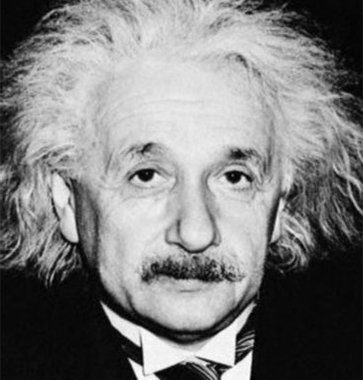
#> input picture Übung 7/einstein.png, 363 x 380 px
$ python aufgabenblatt-7_aufgabe-5.py   (older library calls are emulated)
#> lines starting #> are read from the running program, lines starting #| are printed output that depends on the picture
# -*- coding: utf-8 -*-
"""
Aufgabenblatt 7, Aufgabe 5
"""

import numpy as np
from skimage.io import imread
import skimage.filters, skimage.segmentation
import matplotlib.pyplot as plt

#1.
einstein = imread("./einstein.png")
#> einstein is the input picture: shape (380, 363); min 0, max 255, mean 125.7
einsteinGauss = skimage.filters.gaussian(einstein, sigma=8)
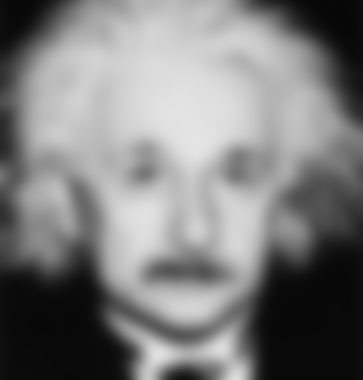
#> einsteinGauss: shape (380, 363) float64; min 0.0292, max 0.895, mean 0.493

plt.figure(1)
plt.imshow(einstein, cmap="Greys_r")
plt.figure(2)
plt.imshow(einsteinGauss, cmap="Greys_r")

"""
Bis zu einen Sigma von 8 bis 10 kann man Einstein noch erkennen.
Erkennbar sind noch Augen und Augenbrauen, Nase und Bart.
Verloren gingen sämtliche Falten, Mund, Ohren und einzelne Details der Haare.
"""

#2.
ballon = imread("./ballon.png")
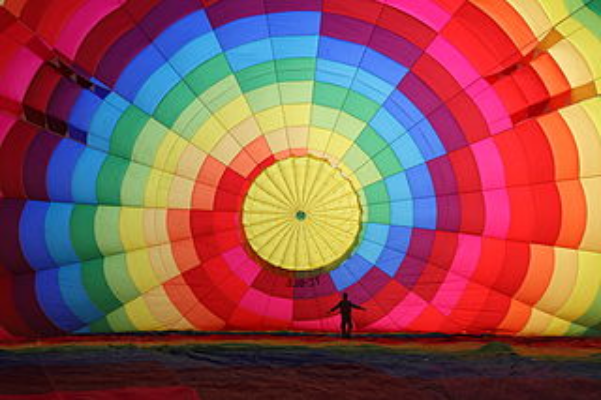
#> input picture Übung 7/ballon.png, 601 x 400 px
#> ballon is the input picture: shape (400, 601, 3); mean R, G, B 141.8, 85.2, 82.9
ballonGauss = skimage.filters.gaussian(ballon, sigma=20, multichannel=True)
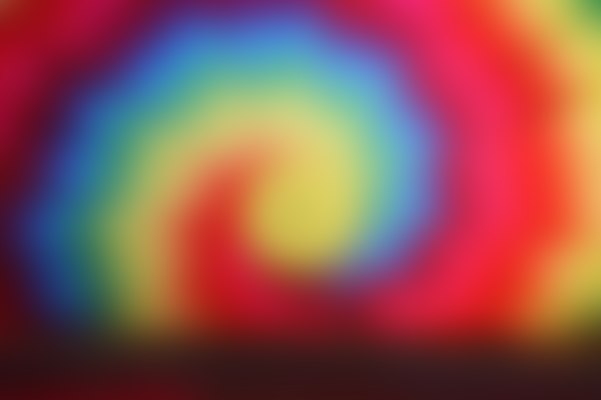
#> ballonGauss: shape (400, 601, 3) float64; mean R, G, B 0.557, 0.334, 0.324

plt.figure(3)
plt.imshow(ballon)
plt.figure(4)
plt.imshow(ballonGauss)

"""
Beim ungefilterten Bild erkennt man die Kanten zwischen den farbigen Flächen,
sowie einen bunten, aber sehr dunklen Boden und eine Person, welche vor dem Ballon steht.
Nach angewendeten Filter ist die Person nicht mehr zu erkennen und der Boden nur noch
eine dunkle homogene Fläche. Der Ballon selbst sieht nun wie eine durchgehende
Farbspirale ohne harte Kanten und einzelnen Flächen aus.
"""

#3.
gletscher = imread("./gletscher.png")
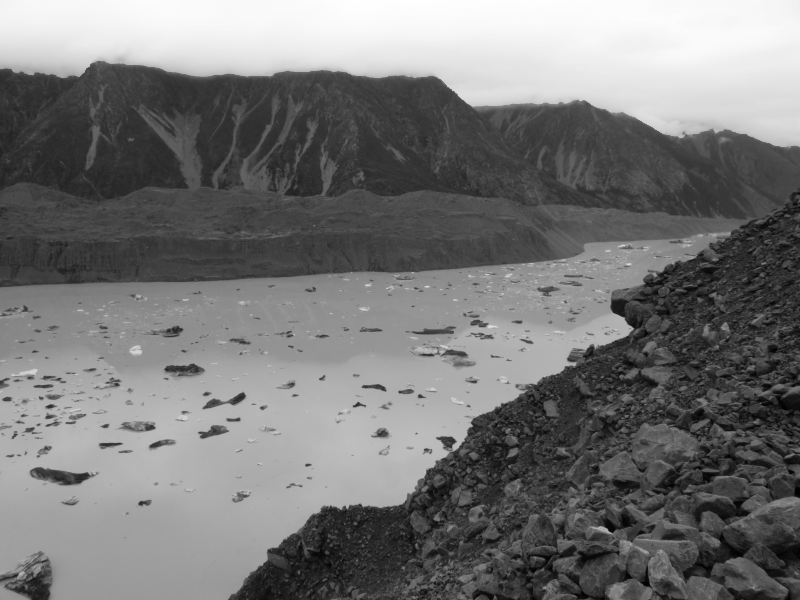
#> input picture Übung 7/gletscher.png, 800 x 600 px
#> gletscher is the input picture: shape (600, 800); min 0, max 255, mean 118.7
gletscherSliced = np.zeros_like(gletscher)
gletscherSliced[gletscher > 120] = 128
gletscherSliced[gletscher > 190] = 255

plt.figure(5)
plt.imshow(gletscher, cmap="Greys_r")
plt.figure(6)
plt.imshow(gletscherSliced, cmap="Greys_r")

"""
Das Problem mit dem intensity-level slicing ist, dass die einzelnen Bereiche
keine relativ homogenen Flächen sind, sondern einzelne Ausreißer besitzen und
somit die Ausreißer eines Bereiches in die Farbe eines anderen Bereiches eingefärbt
werden, wodurch eine Art Rauschen entsteht.
Dies lässt sich gut bei den Steinen im See und den helleren Steinen der Moräne erkennen.
"""

#4.
gletscherGauss = skimage.filters.gaussian(gletscher, sigma=10)
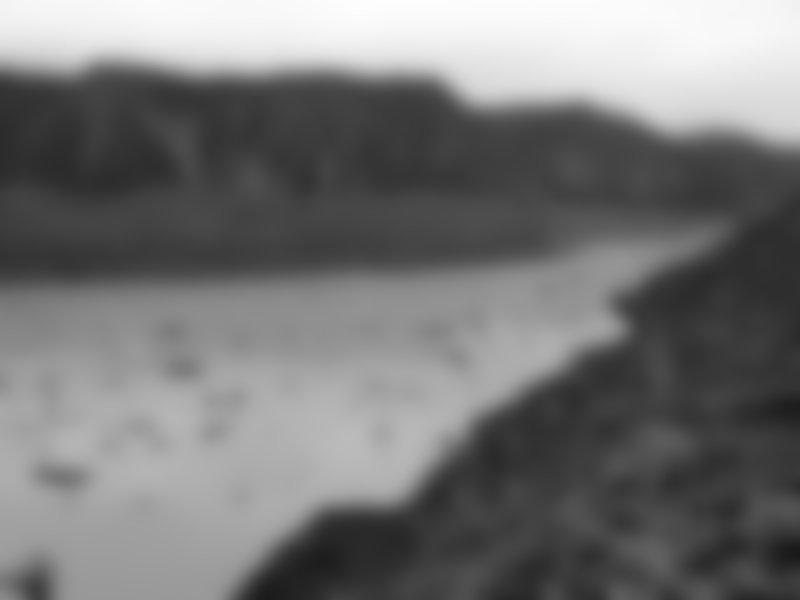
#> gletscherGauss: shape (600, 800) float64; min 0.0986, max 0.996, mean 0.465
gletscherGaussSliced = np.zeros_like(gletscherGauss)
gletscherGaussSliced[gletscherGauss > 110/255] = 0.5
gletscherGaussSliced[gletscherGauss > 190/255] = 1

plt.figure(7)
plt.imshow(gletscherGauss, cmap="Greys_r")
plt.figure(8)
plt.imshow(gletscherGaussSliced, cmap="Greys_r")

"""
Durch das Weichzeichnen, werden die einzelnen Ausreißer der Bereiche nun der Umgebung
angepasst und landen durch das intensity-level slicing im richtigen Bereich.

Allerdings kommt es immer noch vor, dass einzelne größere Bereiche die gleiche
Helligkeit besitzen, wie ein anderer Bereich. Dies entstand durch das Weichzeihnen
an der Grenze zwischen den Berg und den Himmel am oberen Bildrand, wodurch der
Bereich, wo hohe (Himmel) und niedrige (Berg) Intensitäten vorkamen, zu mittelhohe,
also graue Pixel weichgezeichnet worden, weshalb der obere Rand des Berges, bzw.
der untere Rand des Himmels grau (See) gezeichnet sind.
"""

#5.
gletscherCompare = skimage.segmentation.mark_boundaries(gletscher, (gletscherGaussSliced*255).astype(np.int))

plt.figure(9)
plt.imshow(gletscherCompare)
plt.imsave("gletscherCompare.png", gletscherCompare)
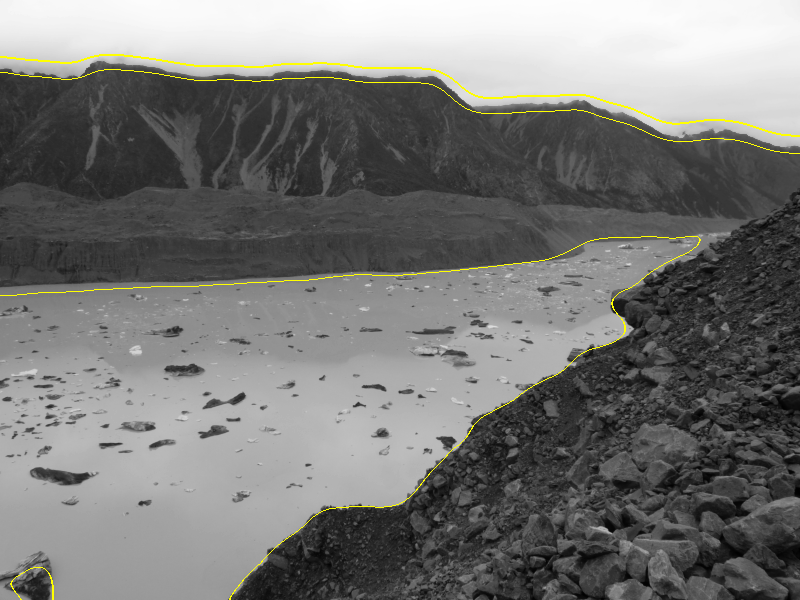
#> saved as gletscherCompare.png: shape (600, 800, 3); mean R, G, B 119.4, 119.4, 117.4

"""
Die Grenzen stimmen überwiegend überein und wenn nicht, sind sie leicht verschoben.
Die Verschiebung kommt daher, dass durch das Weichzeihnen es keine klaren Grenzen
mehr gibt, sondern Übergänge, weshalb je nach Threshold die Grenze nicht perfekt
an der Ursprünglichen Kante gesetzt wird, sondern daneben.
"""
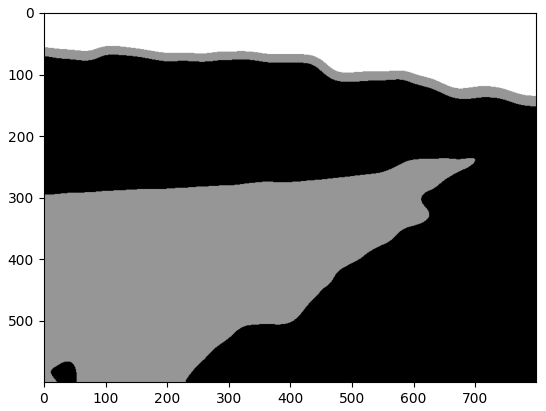
#> figure drawn by matplotlib, 1 panel
